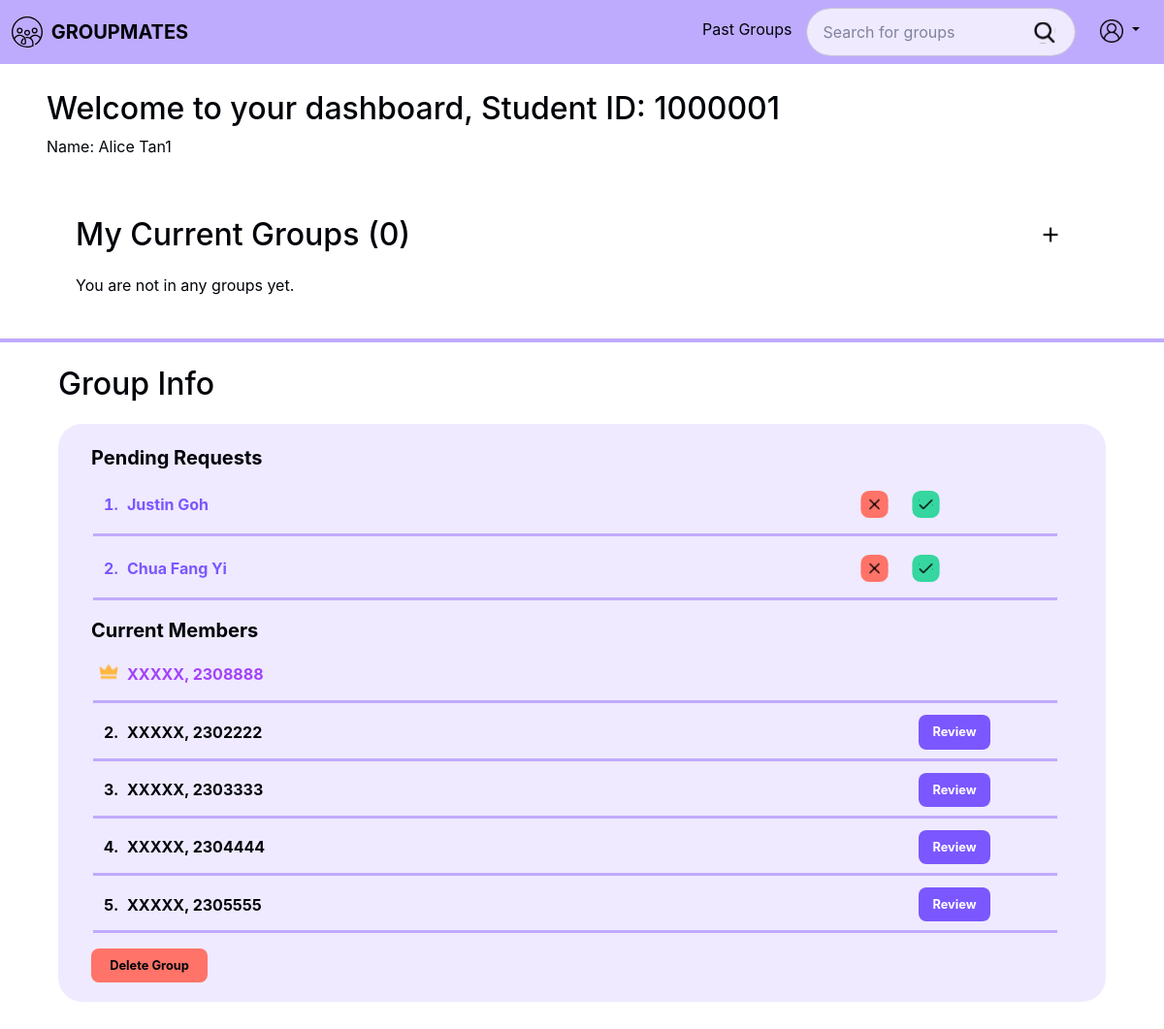
Page /dashboard.php (signed in) on the earlier database version.
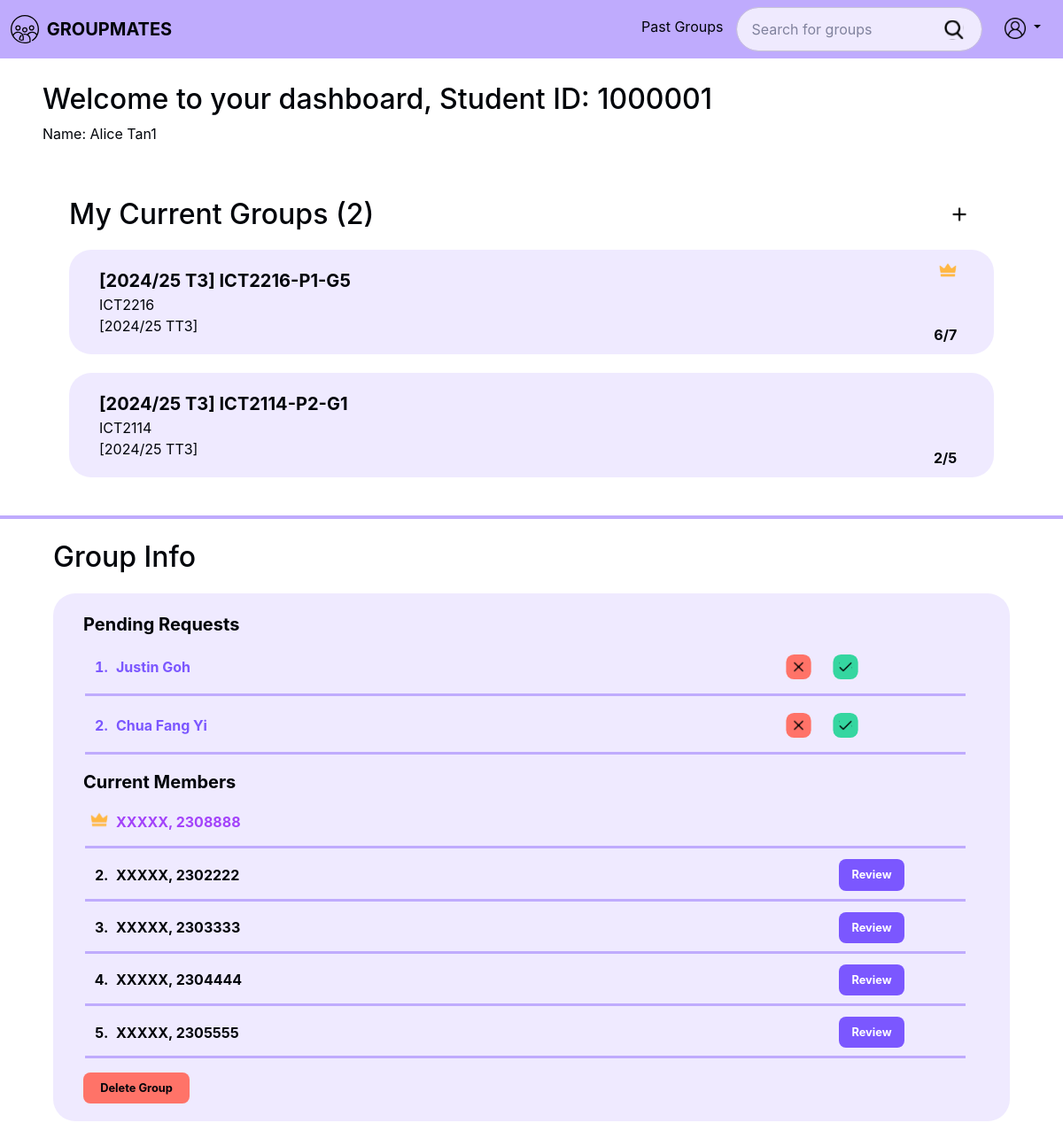
Same page on the later database version.
### tables this page shows
CREATE TABLE `groups` (
  groupId INT AUTO_INCREMENT PRIMARY KEY,
  groupName VARCHAR(255) NOT NULL,
  acadYear VARCHAR(20) NOT NULL,
  trimester VARCHAR(10) NOT NULL,
  moduleCode VARCHAR(20) NOT NULL,
  labGroupCode VARCHAR (10) NULL,
  groupNumber INT NOT NULL,
  noOfMembers INT NOT NULL DEFAULT 0,
  maxGroupSize INT NOT NULL,
  groupStatus ENUM('active', 'inactive', 'closed') NOT NULL, 
  FOREIGN KEY (moduleCode) REFERENCES modules (moduleCode) ON DELETE RESTRICT,
  FOREIGN KEY (labGroupCode, moduleCode) REFERENCES labGroups (labGroupCode, moduleCode) ON DELETE RESTRICT
);

### src/Entity/Group.php (called while the page is built, shortened)
<?php
class Group
{
    private int $groupId;
    private string $groupName;
    private string $acadYear;
    private string $trimester;
    private string $moduleCode;
    private int $noOfMembers;
    private int $maxMembers;
    public function getGroupId(): int
    {
        return $this->groupId;
    }
    public function getGroupName(): string
    {
        return $this->groupName;
    }
    public function getAcadYear(): string
    {
        return $this->acadYear;
    }
    public function getTrimester(): string
    {
        return $this->trimester;
    }
    public function getModuleCode(): string
    {
        return $this->moduleCode;
    }
    public function getNoOfMembers(): int
    {
        return $this->noOfMembers;
    }
    public function getMaxMembers(): int
    {
        return $this->maxMembers;
    }
    private function setGroupId(int $groupId): void
    {
        $this->groupId = $groupId;
    }
    private function setGroupName(string $groupName): void
    {
        $this->groupName = $groupName;
    }
    private function setAcadYear(string $acadYear): void
    {
        $this->acadYear = $acadYear;
    }
    private function setTrimester(string $trimester): void
    {
        $this->trimester = $trimester;
    }
    private function setModuleCode(string $moduleCode): void
    {
        $this->moduleCode = $moduleCode;
    }
    private function setNoOfMembers(int $noOfMembers): void
    {
        $this->noOfMembers = $noOfMembers;
    }
    private function setMaxMembers(int $maxMembers): void
    {
        $this->maxMembers = $maxMembers;
    }
}
?>

### src/Mapper/GroupMapper.php (called while the page is built, shortened)
<?php
class GroupMapper implements GroupRepository
{
    private PDO $dbConnection;
    public function __construct(PDO $dbConnection)
    {
        $this->dbConnection = $dbConnection;
    }
    private function mapRowToGroup(array $row): Group
    {
        $group = new Group(
            $row['acadYear'],
            $row['trimester'],
            $row['moduleCode'],
            $row['labGroupCode'],
            (int) $row['groupNumber'],
            (int) $row['maxGroupSize'],
            $row['groupStatus'],
            (int) $row['noOfMembers']
        );
        $group->assignGroupId((int) $row['groupId']);
        $group->assignGroupName($row['groupName']);
        return $group;
    }
    public function getGroupsByUser(int $studentId): array
    {
        $stmt = $this->dbConnection->prepare("
            SELECT g.*
            FROM `groups` g
            INNER JOIN groupMembers gm ON g.groupId = gm.groupId
            WHERE gm.studentId = :studentId
        ");
        $stmt->bindParam(':studentId', $studentId);
        $stmt->execute();
        $groups = [];
        $results = $stmt->fetchAll(PDO::FETCH_ASSOC);
        foreach ($results as $row) {
            $group = $this->mapRowToGroup($row);
            $groups[] = $group;
        }
        return $groups;
    }
}
?>

### src/Control/GroupControl.php (called while the page is built, shortened)
<?php
class GroupControl
{
    private GroupRepository $groupRepo;
    public function __construct(
        GroupRepository $groupRepo,
        GroupMembershipRepository $groupMembershipRepo
    ) {
        $this->groupRepo = $groupRepo;
    }
    public function getGroupsByUser(int $studentId): array
    {
        return $this->groupRepo->getGroupsByUser($studentId);
    }
}
?>

### src/Boundary/GroupPageController.php (called while the page is built, shortened)
<?php
class GroupPageController
{
    private GroupControl $groupControl;
    private GroupMembershipControl $groupMembershipControl;
    public function __construct(GroupControl $groupControl, GroupMembershipControl $groupMembershipControl, PDO $pdo)
    {
        $this->groupControl = $groupControl;
        $this->groupMembershipControl = $groupMembershipControl;
    }
    public function listUserGroups(int $studentId): array
    {
        return $this->groupControl->getGroupsByUser($studentId);
    }
    public function getUserRolesForGroups(int $studentId, array $groups): array
    {
        $roles = [];
        foreach ($groups as $group) {
            $roles[$group->getGroupId()] = $this->groupMembershipControl->getUserRole($group->getGroupId(), $studentId);
        }
        return $roles;
    }
}
?>

### src/Control/GroupMembershipControl.php (called while the page is built, shortened)
<?php
class GroupMembershipControl
{
    private GroupMembershipRepository $groupMembershipRepo;
    public function __construct(
        GroupMembershipRepository $groupMembershipRepo,
        GroupRepository $groupRepo
    ) {
        $this->groupMembershipRepo = $groupMembershipRepo;
    }
    public function getUserRole(int $groupId, int $studentId): ?string
    {
        return $this->groupMembershipRepo->getRoleForUser($groupId, $studentId);
    }
}
?>

### src/Mapper/GroupMembershipMapper.php (called while the page is built, shortened)
<?php
class GroupMembershipMapper implements GroupMembershipRepository
{
    private PDO $db;
    public function __construct(PDO $db)
    {
        $this->db = $db;
    }
    public function getRoleForUser(int $groupId, int $studentId): ?string
    {
        $stmt = $this->db->prepare("
        SELECT role
        FROM groupMembers
        WHERE groupId = :groupId AND studentId = :studentId
    ");
        $stmt->execute([
            ':groupId' => $groupId,
            ':studentId' => $studentId
        ]);
        $result = $stmt->fetch(PDO::FETCH_ASSOC);
        return $result ? $result['role'] : null;
    }
}
?>

### public/dashboard.php (the view, shortened to what the rows shown need)
<?php
require_once __DIR__ . '/../src/bootstrap.php';
$groupRepo = new GroupMapper($pdo);
$groupMembershipRepo = new GroupMembershipMapper($pdo);
$groupControl = new GroupControl($groupRepo, $groupMembershipRepo);
$groupMembershipControl = new GroupMembershipControl($groupMembershipRepo, $groupRepo);
$controller = new GroupPageController($groupControl, $groupMembershipControl, $pdo);
$student = $_SESSION['user'];
$studentId = (int) $student['id'];
$groups = $controller->listUserGroups($studentId);
$roles = $controller->getUserRolesForGroups($studentId, $groups);
?>
<div class="mx-5">
    <h2>Welcome to your dashboard, Student ID: <?= htmlspecialchars($student['id']) ?></h2>
</div>
<div class="home content-container">
    <div class="group-container">
        <div class="group-wrapper">
            <div class="title d-flex justify-content-between">
                <h2 class="m-0">My Current Groups (<?= count($groups) ?>)</h2>
            </div>
            <?php if (count($groups) > 0): ?>
                <?php foreach ($groups as $group): ?>
                    <div class="group-item" data-group-id="<?= $group->getGroupId() ?>">
                        <span class="group-name header"><?= htmlspecialchars($group->getGroupName()) ?></span>
                        <span class="module"><?= htmlspecialchars($group->getModuleCode()) ?></span>
                        <span class="acad-term">[<?= htmlspecialchars($group->getAcadYear()) ?>
                            T<?= htmlspecialchars($group->getTrimester()) ?>]</span>
                        <span class="member-count"><?= $group->getNoOfMembers() ?>/<?= $group->getMaxMembers() ?></span>
                        <?php
                        if ($roles[$group->getGroupId()] === 'admin'): ?>
                            <div class="img-wrapper leader">
                                <img class="leader-icon w-100" src="img/crown.svg" alt="Leader" />
                            </div>
                        <?php endif; ?>
                    </div>
                <?php endforeach; ?>
            <?php else: ?>
                <p>You are not in any groups yet.</p>
            <?php endif; ?>
        </div>
    </div>
    <div class="info-container">
        <div class="info-wrapper">
            <div class="title d-flex justify-content-between">
                <h2 class="m-0">Group Info</h2>
            </div>
        </div>
    </div>
</div>
<?php
include '_layout.php';
?>

Differences in the rows shown:
now on this page (row unchanged): groups: groupName "[2024/25 T3] ICT2216-P1-G5", moduleCode "ICT2216", acadYear "2024/25", trimester "T3", noOfMembers "6", maxGroupSize "7"
added groups: groupName "[2024/25 T3] ICT2114-P2-G1", moduleCode "ICT2114", acadYear "2024/25", trimester "T3", noOfMembers "2", maxGroupSize "5"
Other differences:
count($groups): "0" → "2"
text no longer shown: "You are not in any groups yet."
